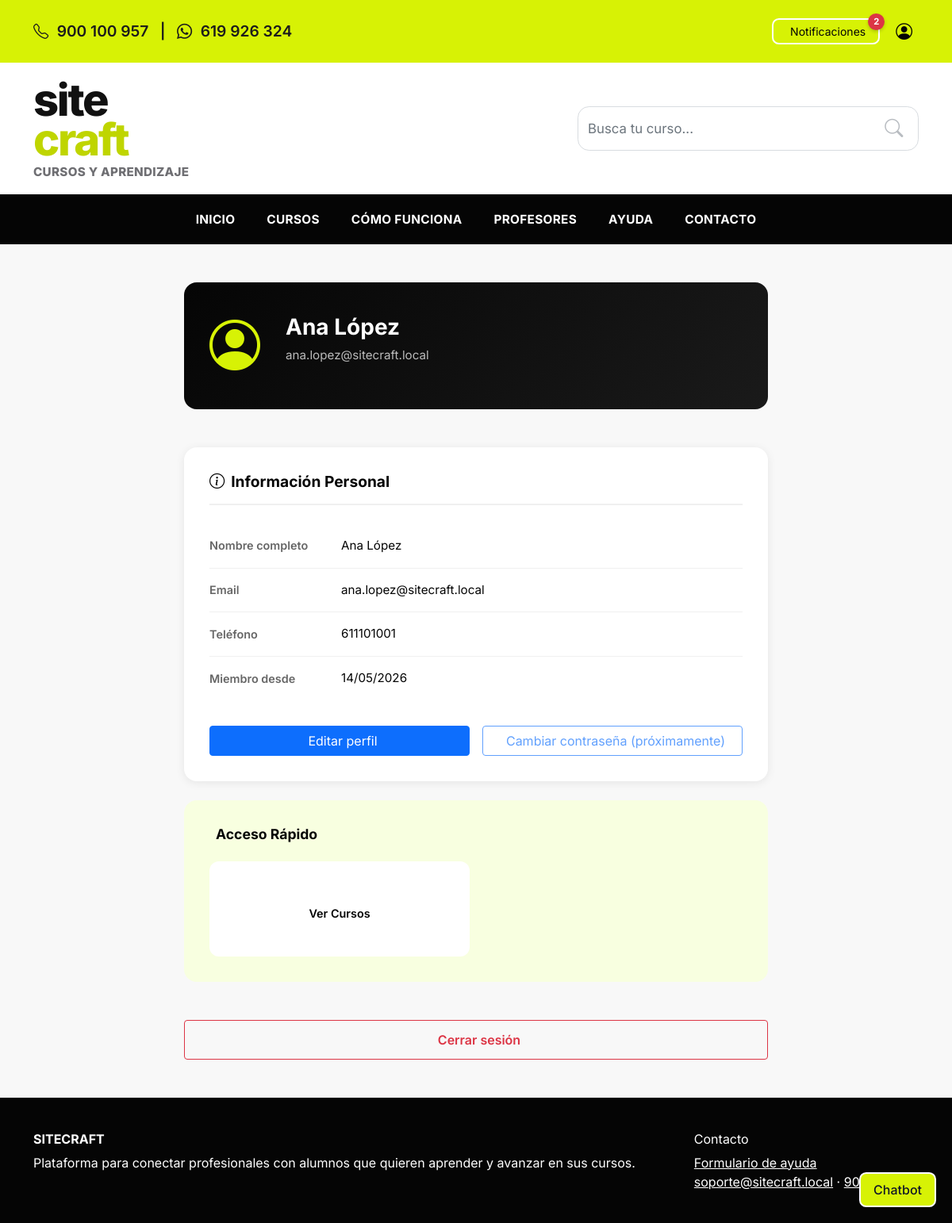
The page /perfil.php (signed in) on the database its author committed.
### tables this page shows
CREATE TABLE users (
    id BIGINT UNSIGNED AUTO_INCREMENT PRIMARY KEY,
    full_name VARCHAR(120) NOT NULL,
    email VARCHAR(190) NOT NULL,
    password_hash VARCHAR(255) NOT NULL,
    phone VARCHAR(30) NULL,
    is_active TINYINT(1) NOT NULL DEFAULT 1,
    created_at TIMESTAMP NOT NULL DEFAULT CURRENT_TIMESTAMP,
    updated_at TIMESTAMP NOT NULL DEFAULT CURRENT_TIMESTAMP ON UPDATE CURRENT_TIMESTAMP,
    UNIQUE KEY uq_users_email (email)
);

### app/helpers/auth.php (called while the page is built, shortened)
<?php
function appBasePath(): string
{
    static $basePath = null;
    if ($basePath !== null) {
        return $basePath;
    }
    $scriptName = str_replace('\\', '/', $_SERVER['SCRIPT_NAME'] ?? '');
    $publicMarker = '/public/';
    $markerPosition = strpos($scriptName, $publicMarker);
    $dir = str_replace('\\', '/', dirname($scriptName));
    $dir = $dir === '/' ? '' : rtrim($dir, '/');
    $basePath = $dir;
    return $basePath;
}
function appUrl(string $path = ''): string
{
    $basePath = appBasePath();
    $normalizedPath = ltrim($path, '/');
    return $basePath === '' ? '/' . $normalizedPath : $basePath . '/' . $normalizedPath;
}
function getCurrentUser(): ?array
{
    return $_SESSION['user'] ?? null;
}
function hasRole(string $role): bool
{
    $user = getCurrentUser();
    return $user !== null && in_array($role, $user['roles'], true);
}

### public/perfil.php (called while the page is built, shortened)
<?php
require __DIR__ . '/../app/config/database.php';
$user = getCurrentUser();
if ($user !== null) {
	try {
		$statement = db()->prepare('SELECT full_name, email, phone, created_at FROM users WHERE id = ? LIMIT 1');
		$statement->execute([(int) $user['id']]);
	} catch (Throwable) {
	}
}
require __DIR__ . '/../app/views/layouts/header.php';
require __DIR__ . '/../app/views/auth/profile.php';
require __DIR__ . '/../app/views/layouts/footer.php';

### app/config/database.php (called while the page is built, shortened)
<?php
function db(): PDO
{
    static $pdo = null;
    if ($pdo instanceof PDO) {
        return $pdo;
    }
    $host = '127.0.0.1';
    $port = 3306;
    $database = 'sitecraft';
    $username = 'root';
    $password = '';
    $charset = 'utf8mb4';
    $dsn = sprintf('mysql:host=%s;port=%d;dbname=%s;charset=%s', $host, $port, $database, $charset);
    $options = [
        PDO::ATTR_ERRMODE => PDO::ERRMODE_EXCEPTION,
        PDO::ATTR_DEFAULT_FETCH_MODE => PDO::FETCH_ASSOC,
        PDO::ATTR_EMULATE_PREPARES => false,
    ];
    $pdo = new PDO($dsn, $username, $password, $options);
    return $pdo;
}

### app/views/auth/profile.php (the view, shortened to what this page needs)
<?php if (!$user): ?>
    <div class="container my-5">
        <div class="alert alert-warning">No tienes acceso a esta página.</div>
    </div>
<?php else: ?>
<div class="container my-5">
    <div class="row justify-content-center">
        <div class="col-lg-8 col-md-10">
            <div class="profile-header mb-5">
                <div class="profile-header__avatar">
                    <i class="bi bi-person-circle"></i>
                </div>
                <div class="profile-header__info">
                    <h1 class="profile-header__name"><?= htmlspecialchars($user['full_name'], ENT_QUOTES, 'UTF-8'); ?></h1>
                    <p class="profile-header__email"><?= htmlspecialchars($user['email'], ENT_QUOTES, 'UTF-8'); ?></p>
                </div>
            </div>
            <div class="profile-card">
                <h2 class="profile-card__title">
                    <i class="bi bi-info-circle me-2"></i>Información Personal
                </h2>
                <div class="profile-info">
                    <div class="profile-info__row">
                        <div class="profile-info__label">Nombre completo</div>
                        <div class="profile-info__value"><?= htmlspecialchars($user['full_name'], ENT_QUOTES, 'UTF-8'); ?></div>
                    </div>
                    <div class="profile-info__row">
                        <div class="profile-info__label">Email</div>
                        <div class="profile-info__value"><?= htmlspecialchars($user['email'], ENT_QUOTES, 'UTF-8'); ?></div>
                    </div>
                    <?php if (!empty($user['phone'])): ?>
                        <div class="profile-info__row">
                            <div class="profile-info__label">Teléfono</div>
                            <div class="profile-info__value"><?= htmlspecialchars($user['phone'], ENT_QUOTES, 'UTF-8'); ?></div>
                        </div>
                    <?php endif; ?>
                    <div class="profile-info__row">
                        <div class="profile-info__label">Miembro desde</div>
                        <div class="profile-info__value">
                            <?php
                                $createdAt = $user['created_at'] ?? null;
                                if (is_string($createdAt) && $createdAt !== '') {
                                    $formattedDate = date('d/m/Y', strtotime($createdAt));
                                    echo htmlspecialchars($formattedDate, ENT_QUOTES, 'UTF-8');
                                } else {
                                    echo htmlspecialchars(date('d/m/Y'), ENT_QUOTES, 'UTF-8');
                                }
                            ?>
                        </div>
                    </div>
                </div>
                <div class="profile-actions">
                    <a href="<?= htmlspecialchars(appUrl('editar-perfil.php'), ENT_QUOTES, 'UTF-8'); ?>" class="btn btn-primary">
                        <i class="bi bi-pencil me-2"></i>Editar perfil
                    </a>
                    <button type="button" class="btn btn-outline-primary" disabled title="Disponible próximamente">
                        <i class="bi bi-key me-2"></i>Cambiar contraseña (próximamente)
                    </button>
                </div>
            </div>
            <div class="profile-quick-access mt-4">
                <h3 class="profile-quick-access__title">
                    <i class="bi bi-speedometer2 me-2"></i>Acceso Rápido
                </h3>
                <div class="row g-3">
                    <div class="col-md-6">
                        <a href="<?= htmlspecialchars(appUrl('cursos.php'), ENT_QUOTES, 'UTF-8'); ?>" class="quick-access-card">
                            <span>Ver Cursos</span>
                        </a>
                    </div>
                </div>
            </div>
            <div class="profile-logout mt-5">
                <a href="<?= htmlspecialchars(appUrl('logout.php'), ENT_QUOTES, 'UTF-8'); ?>" class="btn btn-outline-danger w-100">
                    <i class="bi bi-box-arrow-right me-2"></i>Cerrar sesión
                </a>
            </div>
        </div>
    </div>
</div>
<?php endif; ?>

### public/assets/css/base/layout.css (style rules this page uses)
:root { --color-highlight: #d7f205; --color-dark: #050505; --color-text: #1c1c1c; --color-muted: #6f6f73; --color-surface: #ffffff; --color-surface-alt: #f3f5f7; --color-border: #e3e6ea; --shadow-soft: 0 20px 50px rgba(0, 0, 0, 0.08); --radius-lg: 24px; --radius-md: 18px; --radius-sm: 12px; }
* { box-sizing: border-box; }
body { margin: 0; font-family: 'Inter', sans-serif; color: var(--color-text); background: #f8f8f8; }
a { color: inherit; }

### public/assets/css/pages/auth/profile.css (style rules this page uses)
.profile-header { display: flex; align-items: center; gap: 2rem; background: linear-gradient(135deg, #050505 0%, #1a1a1a 100%); padding: 2rem; border-radius: 1rem; color: #fff; }
.profile-header__avatar { font-size: 4rem; color: #d7f205; flex-shrink: 0; }
.profile-header__info { flex: 1; }
.profile-header__name { font-size: 1.75rem; font-weight: 700; margin: 0 0 0.5rem 0; color: #fff; }
.profile-header__email { color: #bbb; font-size: 0.95rem; margin: 0 0 1rem 0; }
.profile-card { background: #fff; border-radius: 1rem; padding: 2rem; box-shadow: 0 2px 12px rgba(0, 0, 0, 0.08); }
.profile-card__title { font-size: 1.2rem; font-weight: 700; color: #050505; margin-bottom: 1.5rem; padding-bottom: 1rem; border-bottom: 2px solid #f0f0f0; }
.profile-info { margin-bottom: 2rem; }
.profile-info__row { display: grid; grid-template-columns: 150px 1fr; gap: 1rem; padding: 1rem 0; border-bottom: 1px solid #f0f0f0; align-items: center; }
.profile-info__row:last-child { border-bottom: none; }
.profile-info__label { font-weight: 600; color: #666; font-size: 0.9rem; }
.profile-info__value { color: #050505; font-size: 0.95rem; }
.profile-actions { display: flex; gap: 1rem; flex-wrap: wrap; }
.profile-actions .btn { flex: 1; min-width: 150px; }
.profile-quick-access { background: #f8ffe0; border-radius: 1rem; padding: 2rem; }
.profile-quick-access__title { font-size: 1.1rem; font-weight: 700; color: #050505; margin-bottom: 1.5rem; }
.quick-access-card { display: flex; flex-direction: column; align-items: center; justify-content: center; gap: 0.75rem; padding: 1.5rem; background: #fff; border-radius: 0.75rem; border: 2px solid transparent; transition: all 0.3s ease; text-decoration: none; color: #050505; min-height: 120px; }
.quick-access-card span { font-weight: 600; font-size: 0.9rem; text-align: center; }
.profile-logout .btn { font-weight: 600; padding: 0.75rem 1.5rem; min-height: 48px; }

### rows shown on the page
users: full_name "Ana López", email "ana.lopez@sitecraft.local", phone "611101001", created_at "14/05/2026"

### other values the page prints
$phonePrimary "900 100 957"
$phoneSecondary "619 926 324"
$unreadCount "2"
